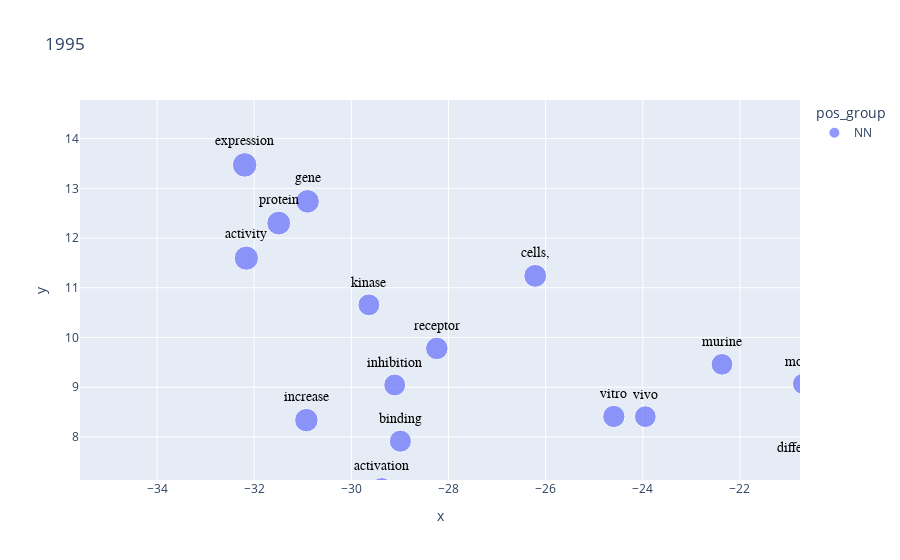

Write notebook code for a chart like this one.
### Code cell
px.scatter(year1995[year1995['pos_group'] == "NN"].reset_index(), 'x', 'y', 
           text='term_str', 
           title = '1995',
           color='pos_group', 
           hover_name='term_str',          
           size='size',
           height=1000).update_traces(
                mode='markers+text', 
                textfont=dict(color='black', size=14, family='Arial'),
                textposition='top center')

### Figure 1 — Plotly figure (JSON) as saved in the notebook; plotly's stock layout.template omitted (floating-point values rounded to 4 significant figures; data arrays with more than 128 entries replaced by an {"elided": "..."} marker saying what was removed)
{"data": [{"hovertemplate": "<b>%{hovertext}</b><br><br>pos_group=NN<br>x=%{x}<br>y=%{y}<br>size=%{marker.size}<br>term_str=%{text}<extra></extra>", "hovertext": {"elided": "263 str values"}, "legendgroup": "NN", "marker": {"color": "#636efa", "size": {"elided": "263 float values"}, "sizemode": "area", "sizeref": 0.01936, "symbol": "circle"}, "mode": "markers+text", "name": "NN", "orientation": "v", "showlegend": true, "text": {"elided": "263 str values"}, "textfont": {"color": "black", "family": "Arial", "size": 14}, "textposition": "top center", "type": "scatter", "x": {"elided": "263 float values"}, "xaxis": "x", "y": {"elided": "263 float values"}, "yaxis": "y"}], "layout": {"autosize": true, "dragmode": "pan", "legend": {"itemsizing": "constant", "title": {"text": "pos_group"}, "tracegroupgap": 0}, "title": {"text": "1995"}, "xaxis": {"anchor": "y", "autorange": false, "domain": [0, 1], "range": [-35.59, -20.76], "title": {"text": "x"}, "type": "linear"}, "yaxis": {"anchor": "x", "autorange": false, "domain": [0, 1], "range": [7.134, 14.78], "title": {"text": "y"}, "type": "linear"}}}
